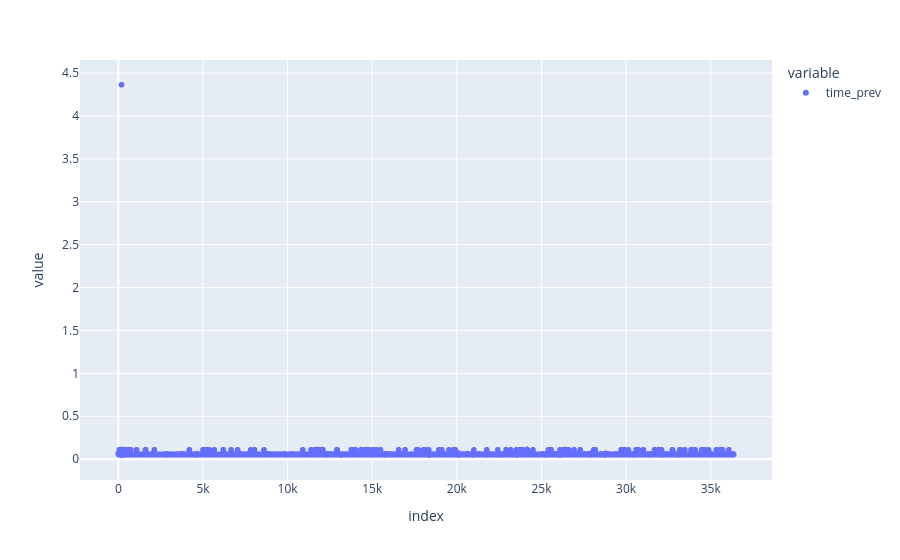

Write notebook code for a chart like this one.
### Code cell
px.scatter(df["time_prev"])

### Figure 1 — Plotly figure (JSON) as saved in the notebook; plotly's stock layout.template omitted (floating-point values rounded to 4 significant figures; data arrays with more than 128 entries replaced by an {"elided": "..."} marker saying what was removed)
{"data": [{"hovertemplate": "variable=time_prev<br>index=%{x}<br>value=%{y}<extra></extra>", "legendgroup": "time_prev", "marker": {"color": "#636efa", "symbol": "circle"}, "mode": "markers", "name": "time_prev", "showlegend": true, "type": "scattergl", "x": {"elided": "36356 int values"}, "xaxis": "x", "y": {"elided": "36356 float values"}, "yaxis": "y"}], "layout": {"legend": {"title": {"text": "variable"}, "tracegroupgap": 0}, "margin": {"t": 60}, "xaxis": {"anchor": "y", "domain": [0, 1], "title": {"text": "index"}}, "yaxis": {"anchor": "x", "domain": [0, 1], "title": {"text": "value"}}}}
